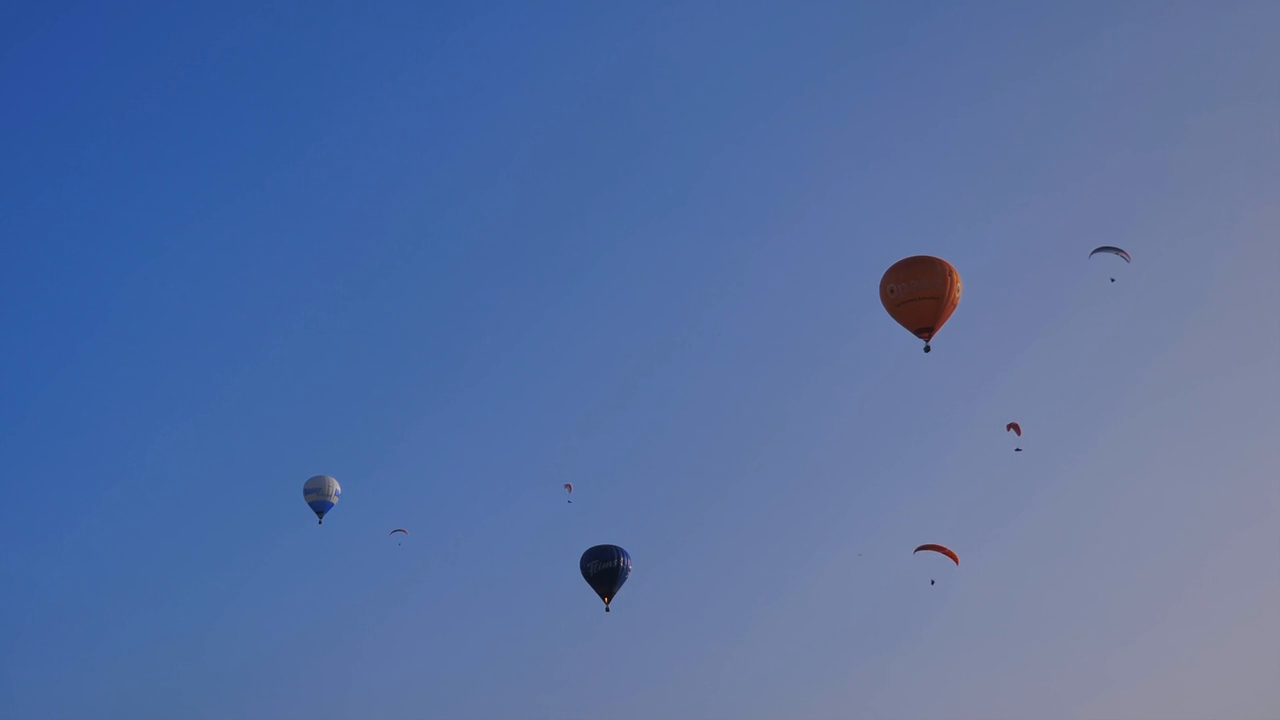
#> input picture frame 104 of Homework/airballoon.mp4, 1280 x 720 px, given in place of monitoring.avi, which was not available
$ jupyter execute --allow-errors Homework5.ipynb
#> lines starting #> are read from the running program, lines starting #| are printed output that depends on the picture
#> further down, frame is the input picture: shape (720, 1280, 3); mean B, G, R 162.6, 112.2, 86.3
#> `grayframe = cv2.cvtColor(frame, cv2.COLOR_BGR2GRAY)`:
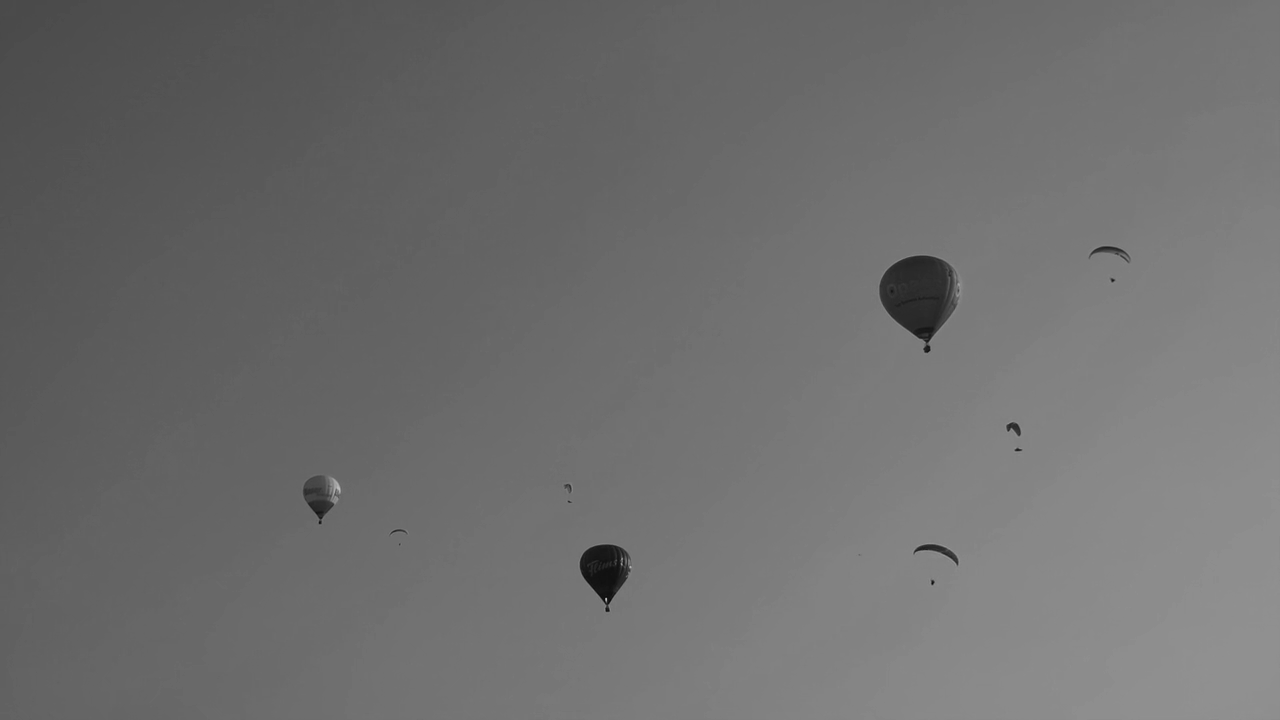
#> grayframe: shape (720, 1280); min 10, max 195, mean 110.1
#> `kp1, des1 = sift.detectAndCompute(grayframe, None)`: kp1 = 56 keypoints; strongest (x, y, size): (932, 582, 2.4), (607, 610, 2.8), (927, 349, 4.4), (1017, 450, 2.4)
[cell 1]
import numpy as np
import cv2
from matplotlib import pyplot as plt

# Initialize SIFT detector
sift = cv2.SIFT_create()
# Capture video from webcam
cap = cv2.VideoCapture('monitoring.avi')

# Train image
trainImage = cv2.imread('monitoring.jpg', 0)
#> (the rest of this cell did not finish here and is left out)


$ run again, starting later in the video
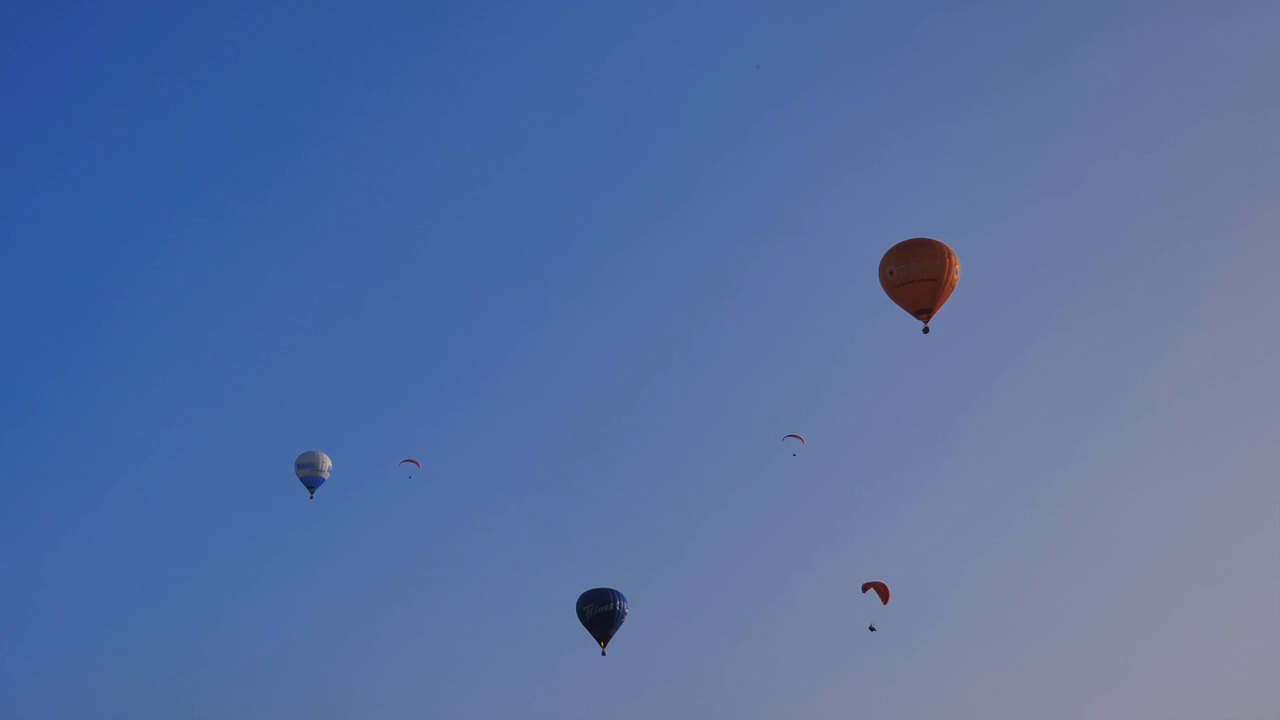
#> input picture frame 468 of Homework/airballoon.mp4, 1280 x 720 px, given in place of monitoring.avi, which was not available
#> frame is the input picture: shape (720, 1280, 3); mean B, G, R 162.3, 112, 86.2
#> `grayframe = cv2.cvtColor(frame, cv2.COLOR_BGR2GRAY)`:
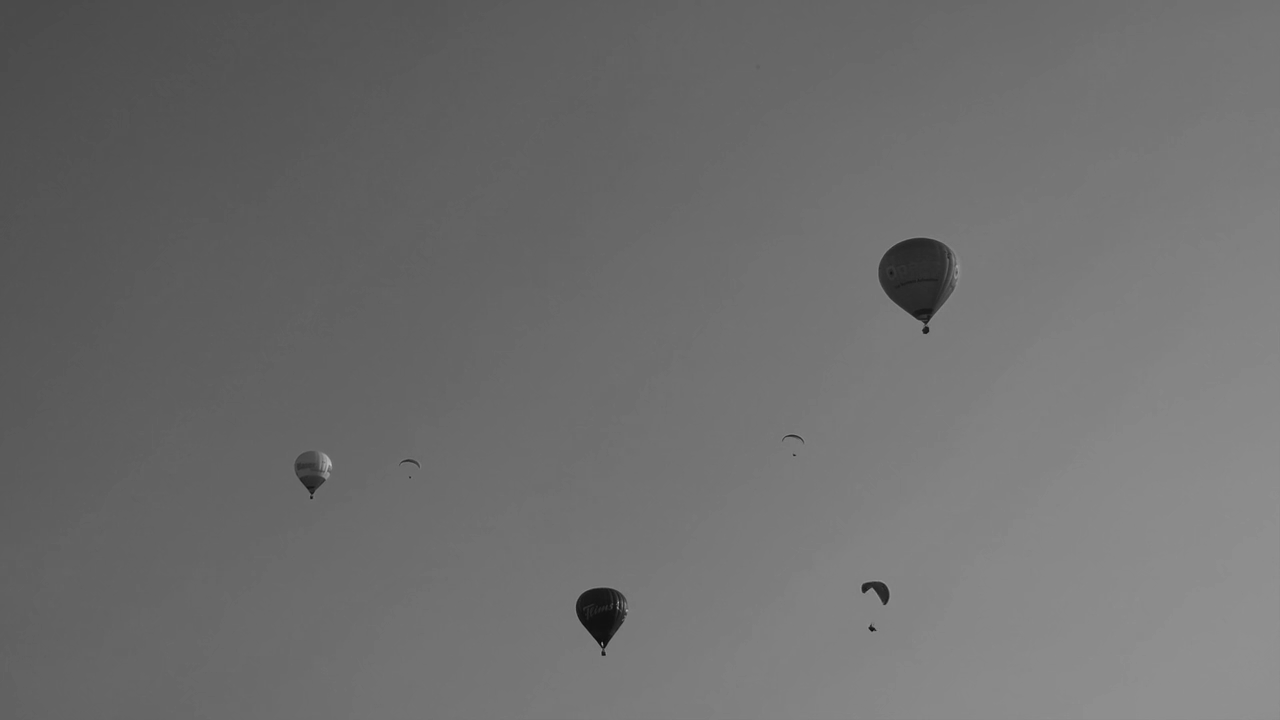
#> grayframe: shape (720, 1280); min 5, max 196, mean 110
#> kp1 = 48 keypoints; strongest (x, y, size): (600, 614, 32.1), (926, 330, 4.5), (916, 277, 48.5), (311, 497, 1.9)

$ run again, starting later in the video
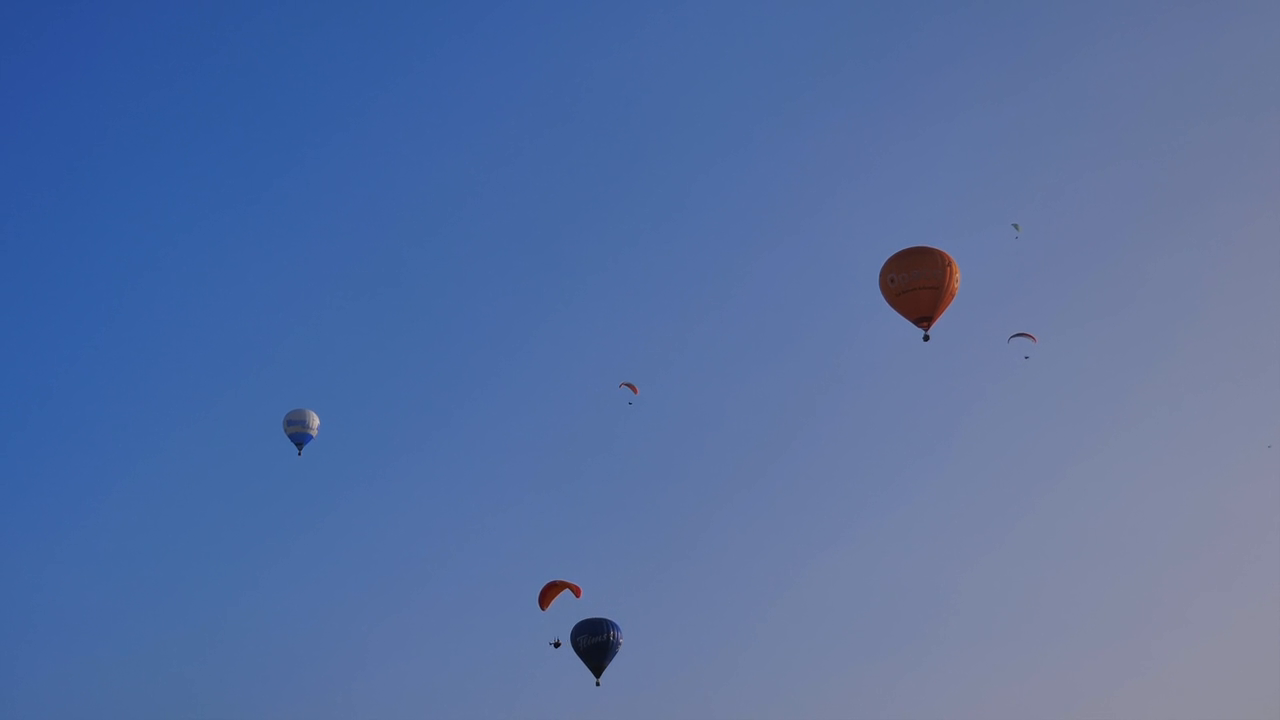
#> input picture frame 833 of Homework/airballoon.mp4, 1280 x 720 px, given in place of monitoring.avi, which was not available
#> frame is the input picture: shape (720, 1280, 3); mean B, G, R 162.1, 111.8, 86.1
#> `grayframe = cv2.cvtColor(frame, cv2.COLOR_BGR2GRAY)`:
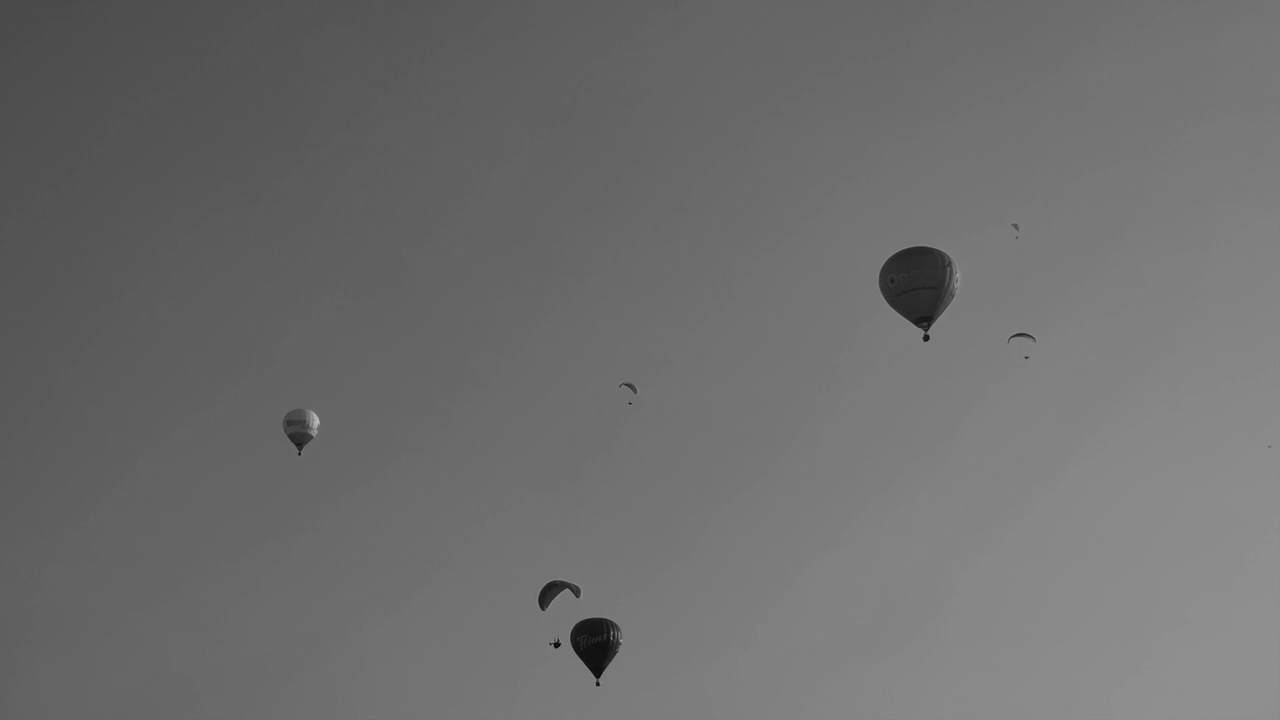
#> grayframe: shape (720, 1280); min 2, max 195, mean 109.8
#> kp1 = 51 keypoints; strongest (x, y, size): (557, 645, 4.4), (595, 644, 31.9), (598, 684, 2.8), (926, 338, 4.5)
